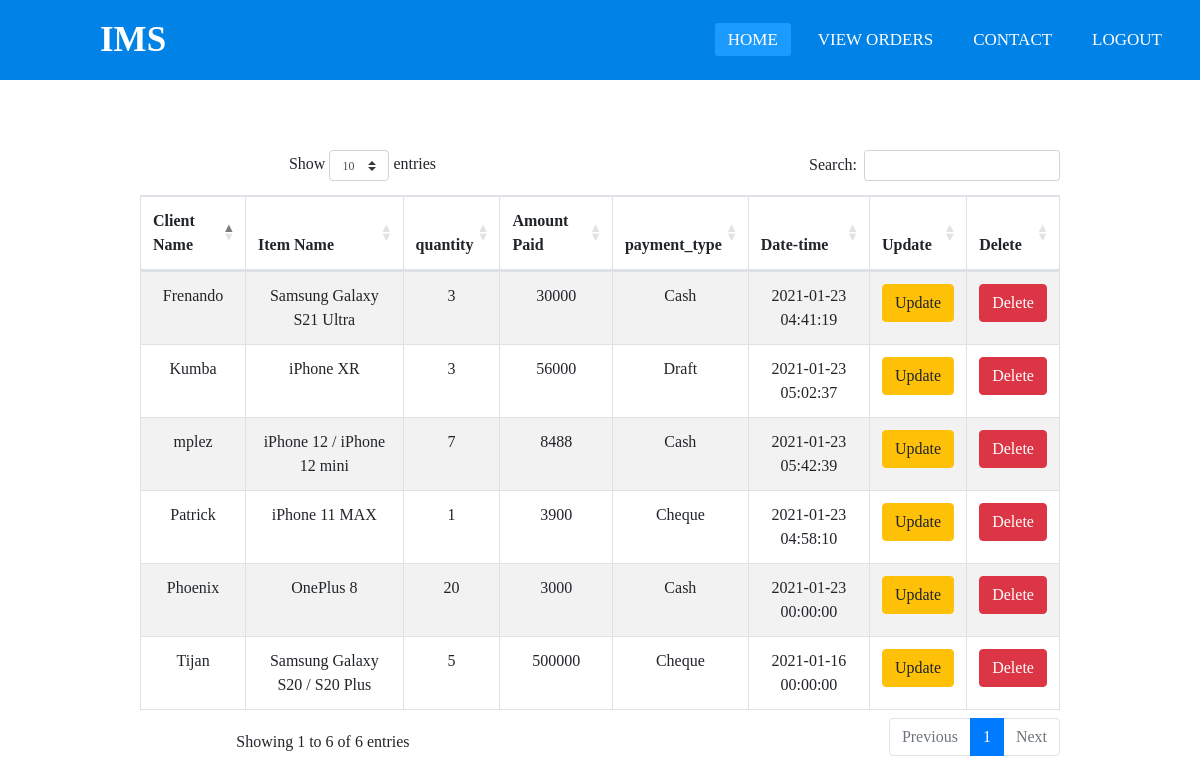
Screenshot of /viewOrder.php with the database file from the repository.
### tables this page shows
CREATE TABLE `orders` (
  `id` int(50) NOT NULL,
  `username` varchar(50) NOT NULL,
  `item_name` varchar(50) NOT NULL,
  `quantity` varchar(50) NOT NULL,
  `amount_paid` int(100) NOT NULL,
  `payment_type` varchar(100) NOT NULL,
  `date_time` datetime NOT NULL
);

### viewOrder.php (the view, shortened to what this page needs)
<!DOCTYPE html>
<html>
<head>
 <link rel="stylesheet" href="https://maxcdn.bootstrapcdn.com/bootstrap/4.0.0-beta.2/css/bootstrap.min.css">
 <link rel="stylesheet" type="text/css" href="https://cdn.datatables.net/1.10.16/css/dataTables.bootstrap4.min.css">
</head>
<body>
<?php include_once'navheader.php'; ?>
<div class="container" style="margin-top: 70px;">
 <div class="row justify-content-center">
  <div class="col-md-10 text-center">
   <?php
 require('db.php');
?>
<table id="example" class="table table-striped table-bordered" width="100%" cellspacing="0">
 <thead>
  <tr>
   <th>Client Name</th>
   <th>Item Name</th>
   <th>quantity</th>
   <th>Amount Paid</th>
   <th>payment_type</th>
    <th>Date-time</th>
   <th>Update</th>
   <th>Delete</th>
  </tr>
 </thead>
 <tbody>
  <?php
$Show = mysqli_query($con, "SELECT * FROM orders");
while($r = mysqli_fetch_array($Show)): ?>
    <tr>
     <td><?php echo $r['username']; ?></td>
     <td><?php echo $r['item_name']; ?></td>
     <td><?php echo $r['quantity']; ?></td>
     <td><?php echo $r['amount_paid']; ?></td>
     <td><?php echo $r['payment_type']; ?></td>
     <td><?php echo $r['date_time']; ?></td>
     <td><a href="update.php?update_id=<?php echo $r['id']; ?>" class="btn btn-warning">
  Update
</a></td>
     <td><a href="delete.php?delete_id=<?php echo $r['id']; ?>" class="btn btn-danger">
  Delete
</a></td>
    </tr>
    <?php endwhile; ?>
 </tbody>
 </table>
  </div>
 </div>
</div>
</body>
</html>

### header.css (style rules this page uses)
* { padding: 0; margin: 0; text-decoration: none; list-style: none; box-sizing: border-box; }
body { font-family: montserrat; }

### rows the page displays
orders: username "Tijan", item_name "Samsung Galaxy S20 / S20 Plus", quantity "5", amount_paid "500000", payment_type "Cheque", date_time "2021-01-16 00:00:00"
orders: username "Phoenix", item_name "OnePlus 8", quantity "20", amount_paid "3000", payment_type "Cash", date_time "2021-01-23 00:00:00"
orders: username "Frenando", item_name "Samsung Galaxy S21 Ultra", quantity "3", amount_paid "30000", payment_type "Cash", date_time "2021-01-23 04:41:19"
orders: username "Patrick", item_name "iPhone 11 MAX", quantity "1", amount_paid "3900", payment_type "Cheque", date_time "2021-01-23 04:58:10"
orders: username "Kumba", item_name "iPhone XR", quantity "3", amount_paid "56000", payment_type "Draft", date_time "2021-01-23 05:02:37"
orders: username "mplez", item_name "iPhone 12 / iPhone 12 mini", quantity "7", amount_paid "8488", payment_type "Cash", date_time "2021-01-23 05:42:39"
